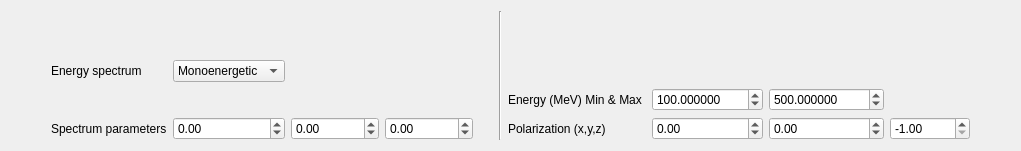
            <widget class="QWidget" name="page_11">
             <layout class="QHBoxLayout" name="horizontalLayout_7">
              <item>
               <spacer name="horizontalSpacer_23">
                <property name="orientation">
                 <enum>Qt::Horizontal</enum>
                </property>
                <property name="sizeHint" stdset="0">
                 <size>
                  <width>40</width>
                  <height>20</height>
                 </size>
                </property>
               </spacer>
              </item>
              <item>
               <layout class="QGridLayout" name="gridLayout_12">
                <item row="1" column="0">
                 <widget class="QLabel" name="label_17">
                  <property name="text">
                   <string>Energy spectrum</string>
                  </property>
                 </widget>
                </item>
                <item row="4" column="3">
                 <widget class="QDoubleSpinBox" name="espectParam3">
                  <property name="sizePolicy">
                   <sizepolicy hsizetype="Minimum" vsizetype="Preferred">
                    <horstretch>0</horstretch>
                    <verstretch>0</verstretch>
                   </sizepolicy>
                  </property>
                  <property name="minimum">
                   <double>-1000000.000000000000000</double>
                  </property>
                  <property name="maximum">
                   <double>10000000.000000000000000</double>
                  </property>
                 </widget>
                </item>
                <item row="4" column="2">
                 <widget class="QDoubleSpinBox" name="espectParam2">
                  <property name="sizePolicy">
                   <sizepolicy hsizetype="Minimum" vsizetype="Preferred">
                    <horstretch>0</horstretch>
                    <verstretch>0</verstretch>
                   </sizepolicy>
                  </property>
                  <property name="minimum">
                   <double>-1000000.000000000000000</double>
                  </property>
                  <property name="maximum">
                   <double>10000000.000000000000000</double>
                  </property>
                 </widget>
                </item>
                <item row="3" column="3">
                 <widget class="QLabel" name="energy_label3">
                  <property name="text">
                   <string/>
                  </property>
                 </widget>
                </item>
                <item row="4" column="0">
                 <widget class="QLabel" name="spectlabel">
                  <property name="text">
                   <string>Spectrum parameters</string>
                  </property>
                 </widget>
                </item>
                <item row="3" column="1">
                 <widget class="QLabel" name="energy_label1">
                  <property name="text">
                   <string/>
                  </property>
                 </widget>
                </item>
                <item row="1" column="1">
                 <widget class="QComboBox" name="eSpectType">
                  <item>
                   <property name="text">
                    <string>Monoenergetic</string>
                   </property>
                  </item>
                  <item>
                   <property name="text">
                    <string>Lin</string>
                   </property>
                  </item>
                  <item>
                   <property name="text">
                    <string>Pow</string>
                   </property>
                  </item>
                  <item>
                   <property name="text">
                    <string>Exp</string>
                   </property>
                  </item>
                 </widget>
                </item>
                <item row="4" column="1">
                 <widget class="QDoubleSpinBox" name="espectParam1">
                  <property name="sizePolicy">
                   <sizepolicy hsizetype="Minimum" vsizetype="Preferred">
                    <horstretch>0</horstretch>
                    <verstretch>0</verstretch>
                   </sizepolicy>
                  </property>
                  <property name="minimum">
                   <double>-1000000.000000000000000</double>
                  </property>
                  <property name="maximum">
                   <double>10000000.000000000000000</double>
                  </property>
                 </widget>
                </item>
                <item row="1" column="3">
                 <spacer name="verticalSpacer_7">
                  <property name="orientation">
                   <enum>Qt::Vertical</enum>
                  </property>
                  <property name="sizeHint" stdset="0">
                   <size>
                    <width>20</width>
                    <height>40</height>
                   </size>
                  </property>
                 </spacer>
                </item>
                <item row="3" column="2">
                 <widget class="QLabel" name="energy_label2">
                  <property name="text">
                   <string/>
                  </property>
                 </widget>
                </item>
                <item row="0" column="1">
                 <spacer name="verticalSpacer_14">
                  <property name="orientation">
                   <enum>Qt::Vertical</enum>
                  </property>
                  <property name="sizeHint" stdset="0">
                   <size>
                    <width>20</width>
                    <height>40</height>
                   </size>
                  </property>
                 </spacer>
                </item>
               </layout>
              </item>
              <item>
               <spacer name="verticalSpacer_12">
                <property name="orientation">
                 <enum>Qt::Vertical</enum>
                </property>
                <property name="sizeHint" stdset="0">
                 <size>
                  <width>20</width>
                  <height>69</height>
                 </size>
                </property>
               </spacer>
              </item>
              <item>
               <widget class="Line" name="line_6">
                <property name="orientation">
                 <enum>Qt::Vertical</enum>
                </property>
               </widget>
              </item>
              <item>
               <layout class="QGridLayout" name="gridLayout_14">
                <item row="1" column="3">
                 <widget class="QDoubleSpinBox" name="emax">
                  <property name="decimals">
                   <number>6</number>
                  </property>
                  <property name="minimum">
                   <double>-1000000.000000000000000</double>
                  </property>
                  <property name="maximum">
                   <double>10000000.000000000000000</double>
                  </property>
                  <property name="value">
                   <double>500.000000000000000</double>
                  </property>
                 </widget>
                </item>
                <item row="3" column="4">
                 <widget class="QDoubleSpinBox" name="polz">
                  <property name="minimumSize">
                   <size>
                    <width>80</width>
                    <height>0</height>
                   </size>
                  </property>
                  <property name="minimum">
                   <double>-1.000000000000000</double>
                  </property>
                  <property name="maximum">
                   <double>1.000000000000000</double>
                  </property>
                  <property name="value">
                   <double>-1.000000000000000</double>
                  </property>
                 </widget>
                </item>
                <item row="1" column="2">
                 <widget class="QDoubleSpinBox" name="emin">
                  <property name="decimals">
                   <number>6</number>
                  </property>
                  <property name="minimum">
                   <double>0.000000000000000</double>
                  </property>
                  <property name="maximum">
                   <double>10000000.000000000000000</double>
                  </property>
                  <property name="value">
                   <double>100.000000000000000</double>
                  </property>
                 </widget>
                </item>
                <item row="3" column="0">
                 <widget class="QLabel" name="label_13">
                  <property name="text">
                   <string>Polarization (x,y,z)</string>
                  </property>
                 </widget>
                </item>
                <item row="1" column="0">
                 <widget class="QLabel" name="label_29">
                  <property name="text">
                   <string>Energy (MeV) Min &amp; Max </string>
                  </property>
                 </widget>
                </item>
                <item row="0" column="2">
                 <spacer name="verticalSpacer_13">
                  <property name="orientation">
                   <enum>Qt::Vertical</enum>
                  </property>
                  <property name="sizeHint" stdset="0">
                   <size>
                    <width>20</width>
                    <height>40</height>
                   </size>
                  </property>
                 </spacer>
                </item>
                <item row="3" column="3">
                 <widget class="QDoubleSpinBox" name="poly">
                  <property name="minimum">
                   <double>-1.000000000000000</double>
                  </property>
                  <property name="maximum">
                   <double>1.000000000000000</double>
                  </property>
                  <property name="value">
                   <double>0.000000000000000</double>
                  </property>
                 </widget>
                </item>
                <item row="3" column="2">
                 <widget class="QDoubleSpinBox" name="polx">
                  <property name="minimum">
                   <double>-1.000000000000000</double>
                  </property>
                  <property name="maximum">
                   <double>1.000000000000000</double>
                  </property>
                  <property name="value">
                   <double>0.000000000000000</double>
                  </property>
                 </widget>
                </item>
               </layout>
              </item>
              <item>
               <spacer name="horizontalSpacer_24">
                <property name="orientation">
                 <enum>Qt::Horizontal</enum>
                </property>
                <property name="sizeHint" stdset="0">
                 <size>
                  <width>40</width>
                  <height>20</height>
                 </size>
                </property>
               </spacer>
              </item>
             </layout>
            </widget>
